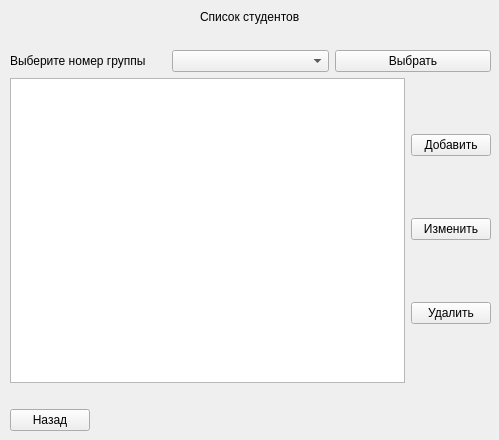
<?xml version="1.0" encoding="UTF-8"?>
<ui version="4.0">
 <class>StudentsList</class>
 <widget class="QWidget" name="StudentsList">
  <property name="geometry">
   <rect>
    <x>0</x>
    <y>0</y>
    <width>499</width>
    <height>440</height>
   </rect>
  </property>
  <property name="windowTitle">
   <string>Form</string>
  </property>
  <widget class="QWidget" name="gridLayoutWidget">
   <property name="geometry">
    <rect>
     <x>10</x>
     <y>10</y>
     <width>481</width>
     <height>421</height>
    </rect>
   </property>
   <layout class="QGridLayout" name="gridLayout">
    <item row="5" column="1" alignment="Qt::AlignLeft">
     <widget class="QPushButton" name="back">
      <property name="text">
       <string>Назад</string>
      </property>
     </widget>
    </item>
    <item row="3" column="1">
     <layout class="QHBoxLayout" name="horizontalLayout_2">
      <item>
       <widget class="QTableView" name="tableStud"/>
      </item>
      <item>
       <layout class="QVBoxLayout" name="verticalLayout_3">
        <item alignment="Qt::AlignRight">
         <widget class="QPushButton" name="add">
          <property name="text">
           <string>Добавить</string>
          </property>
         </widget>
        </item>
        <item>
         <widget class="QPushButton" name="alert">
          <property name="text">
           <string>Изменить</string>
          </property>
         </widget>
        </item>
        <item>
         <widget class="QPushButton" name="del">
          <property name="text">
           <string>Удалить</string>
          </property>
         </widget>
        </item>
       </layout>
      </item>
     </layout>
    </item>
    <item row="0" column="1" alignment="Qt::AlignHCenter">
     <widget class="QLabel" name="head">
      <property name="text">
       <string>Список студентов</string>
      </property>
     </widget>
    </item>
    <item row="4" column="1">
     <spacer name="horizontalSpacer_2">
      <property name="orientation">
       <enum>Qt::Horizontal</enum>
      </property>
      <property name="sizeHint" stdset="0">
       <size>
        <width>40</width>
        <height>20</height>
       </size>
      </property>
     </spacer>
    </item>
    <item row="2" column="1">
     <layout class="QHBoxLayout" name="horizontalLayout">
      <item>
       <widget class="QLabel" name="selecter">
        <property name="text">
         <string>Выберите номер группы</string>
        </property>
       </widget>
      </item>
      <item>
       <widget class="QComboBox" name="comboBox"/>
      </item>
      <item>
       <widget class="QPushButton" name="select">
        <property name="text">
         <string>Выбрать</string>
        </property>
       </widget>
      </item>
     </layout>
    </item>
    <item row="1" column="1">
     <spacer name="horizontalSpacer">
      <property name="orientation">
       <enum>Qt::Horizontal</enum>
      </property>
      <property name="sizeHint" stdset="0">
       <size>
        <width>40</width>
        <height>20</height>
       </size>
      </property>
     </spacer>
    </item>
   </layout>
  </widget>
 </widget>
 <resources/>
 <connections/>
</ui>
